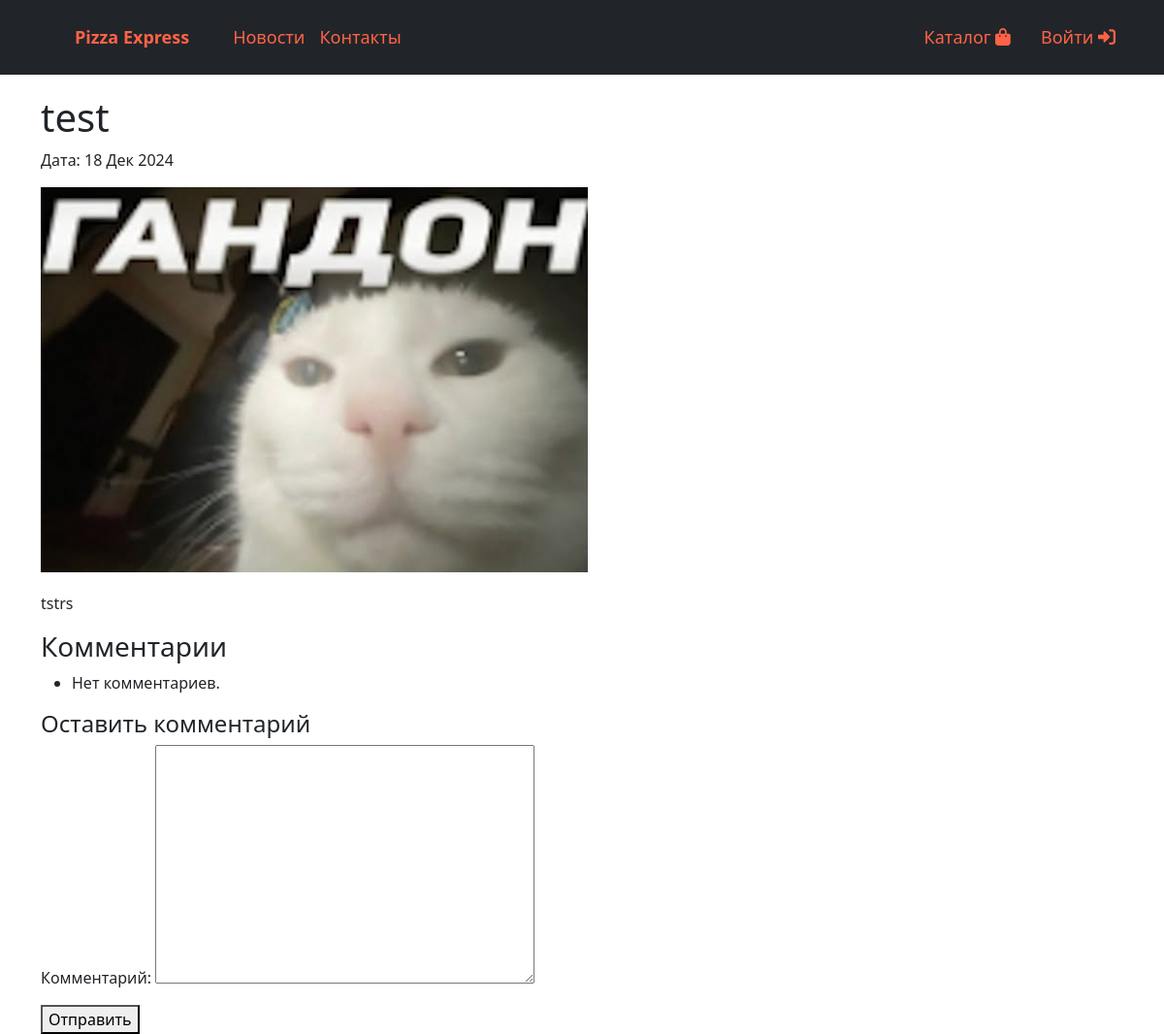
The app's page /blog/1/, older data.
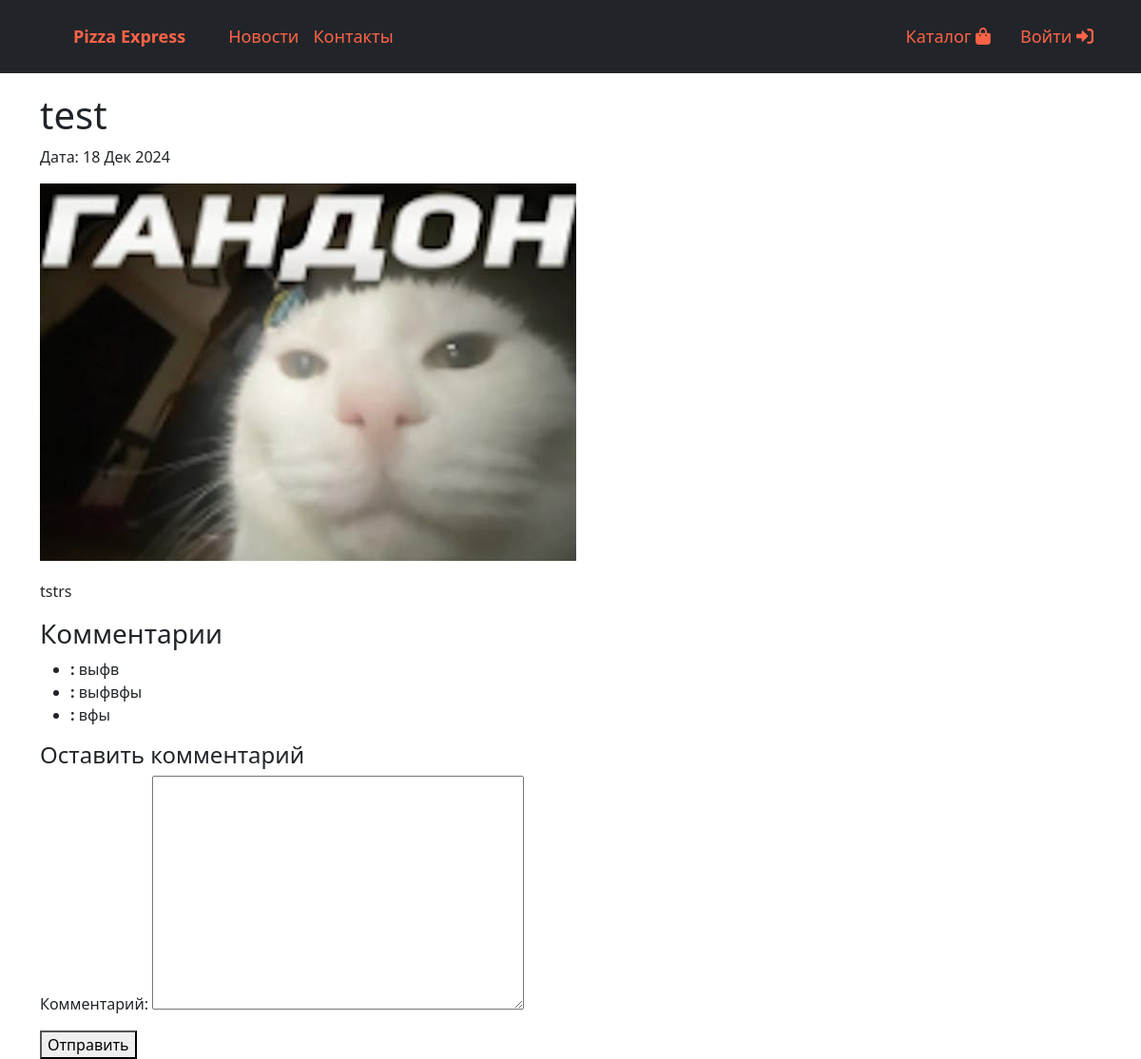
The same page, newer data.
### blog/models.py (models this page shows, shortened)
class Comment(models.Model):
    post = models.ForeignKey('Blog', on_delete=models.CASCADE)
    author = models.CharField(max_length=100)
    text = models.TextField()
    created_at = models.DateTimeField(auto_now_add=True)

### blog/views.py (the view)
# urls.py: path('<int:blog_id>/', views.detail, name='detail'),
def detail(request, blog_id):
    blog = get_object_or_404(Blog, pk=blog_id)
    comments = Comment.objects.filter(post=blog)
    if request.method == "POST":
        form = CommentForm(request.POST)
        if form.is_valid():
            comment_f = form.save(commit=False)
            comment_f.author = request.user
            comment_f.date = datetime.now()
            comment_f.post = blog
            comment_f.save()
            return redirect('blog:detail', blog_id=blog_id)
    else:
        form = CommentForm()
    return render(request, 'detail.html', {'blog': blog, 'form': form, 'comments': comments})

### blog/forms.py
class CommentForm(forms.ModelForm):
    class Meta:
        model = Comment
        fields = ('text',)
        labels = {'text': "Комментарий"}

### blog/templates/detail.html (shortened to what this page needs)
{% extends 'products/base.html' %}
{% load static %}
{% block css %}
    <link href="{% static 'css/main.css' %}" rel="stylesheet" />
{% endblock %}
{% block content %}
<section>
    <div class="container">
        <div class="row">
            <div class="col-lg-8">
                <h1>{{ blog.title }}</h1>
                <p>Дата: {{ blog.created_at|date:"d M Y" }}</p>
                <img src="{{ blog.image.url }}" alt="{{ blog.title }}" class="img-fluid">
                <div class="content">
                    <p>{{ blog.content }}</p>
                </div>
                <h3>Комментарии</h3>
                <ul>
                    {% for comment in comments %}
                        <li>
                            <strong>{{ comment.author.username }}:</strong> {{ comment.text }}
                        </li>
                    {% empty %}
                        <li>Нет комментариев.</li>
                    {% endfor %}
                </ul>
                <h4>Оставить комментарий</h4>
                <form method="POST">
                    {{ form.as_p }}
                    <button type="submit">Отправить</button>
                </form>
            </div>
        </div>
    </div>
</section>
{% endblock %}

Row changes from the older to the newer data that the page shows:
added Comment: text "выфв"
added Comment: text "выфвфы"
added Comment: text "вфы"
Text that changed along with them:
text no longer shown: "Нет комментариев."
